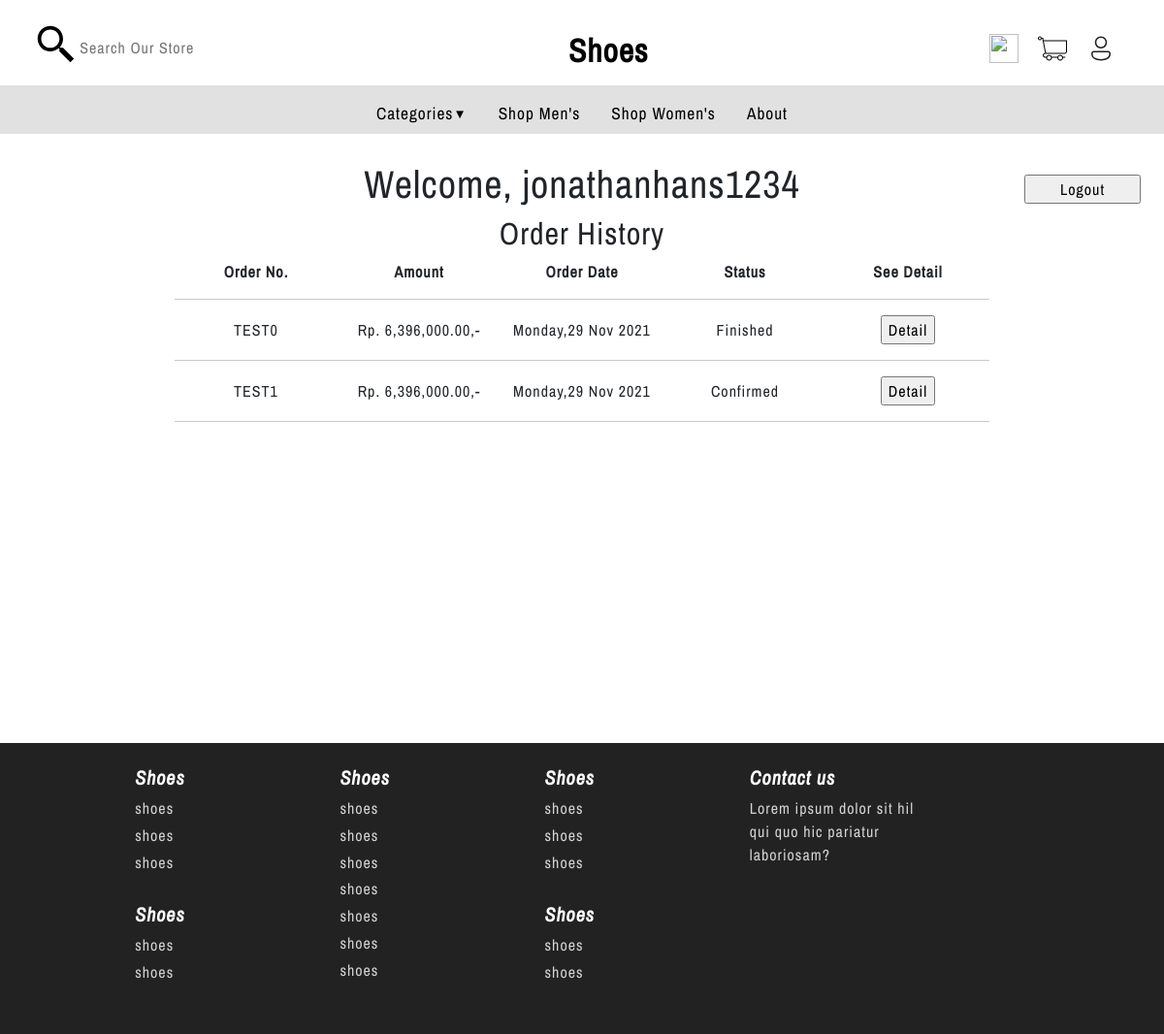
The page /php/user.php (signed in) on the database its author committed.
### tables this page shows
CREATE TABLE `order` (
  `id_order` varchar(150) NOT NULL,
  `id_user` varchar(150) NOT NULL,
  `harga_total` varchar(150) NOT NULL,
  `tanggal_order` varchar(150) NOT NULL,
  `status` varchar(150) NOT NULL,
  `address` varchar(100) NOT NULL
);

### php/user.php (the view, shortened to what this page needs)
<?php
    require_once("koneksi.php");
    $orders = $conn->query("SELECT * FROM `order`")->fetch_all(MYSQLI_ASSOC);
?>
<!DOCTYPE html>
<html lang="en">
<head>
    <link rel="stylesheet" href="../css/bootstrap.min.css">
    <link rel="stylesheet" href="../css/style.css">
    <link rel="stylesheet" href="../css/user.css">
</head>
<body>
    <div class="container-fluid">
        <?php require_once("navbar.php"); ?>
        <div class="wrapper">
            <center><h1 style="margin-top:3%;">Welcome, <?php echo $_SESSION["auth"]["user_name"];?></h1></center>
            <form action="" method="post">
                <input type="submit" value="Logout" name="logout" class="logout">
            </form>
            <center><h2>Order History</h2></center>
            <div class="container-order">
                <div class="wrapper1"><p style="font-weight:bold;">Order No.</p><p style="font-weight:bold;">Amount</p><p style="font-weight:bold;">Order Date</p><p style="font-weight:bold;">Status</p><p style="font-weight:bold;">See Detail</p></div>
                <hr>
                <?php
                foreach ($orders as $key=>$value){
                    echo '<div class="wrapper1">
                    <p>'.$value["id_order"].'</p>
                    <p>Rp. '.number_format($value["harga_total"],2).',-</p>
                    <p>'.date("l,d M Y",strtotime($value["tanggal_order"])).'</p>
                    <p>'.$value["status"].'</p>
                        <form action="../php/orderdetail.php" method="post" class="formdetail">
                            <input type="submit" value="Detail" name="detail">
                            <input type="hidden" name="index" value="'.$value["id_order"].'">
                        </form>
                        </div>
                    <hr>';
                }
                ?>
            </div>
        </div>
        <?php require_once("footer.php"); ?>
    </div>
</body>
</html>

### css/style.css (style rules this page uses)
* { margin: 0; box-sizing: border-box; -moz-box-sizing: border-box; -webkit-box-sizing: border-box; font-family: "archivo"; letter-spacing: 1px; }
.container-fluid { width: 100%; height: auto; padding: 0; }

### css/user.css (style rules this page uses)
.wrapper { width: 100%; min-height: 600px; }
.wrapper .logout { width: 10%; position: absolute; top: 180px; right: 2%; }
.container-order { width: 70%; margin-left: 15%; display: flex; flex-direction: column; }
.wrapper1 { display: flex; align-items: center; justify-content: space-evenly; }
.wrapper1 p { text-align: center; margin-bottom: 0px; width: 20%; }
.formdetail { width: 20%; text-align: center; }

### rows shown on the page
order: id_order "TEST0", harga_total "6,396,000.00", tanggal_order "Monday,29 Nov 2021", status "Finished"
order: id_order "TEST1", harga_total "6,396,000.00", tanggal_order "Monday,29 Nov 2021", status "Confirmed"

### other values the page prints
$_SESSION["auth"]["user_name"] "jonathanhans1234"
